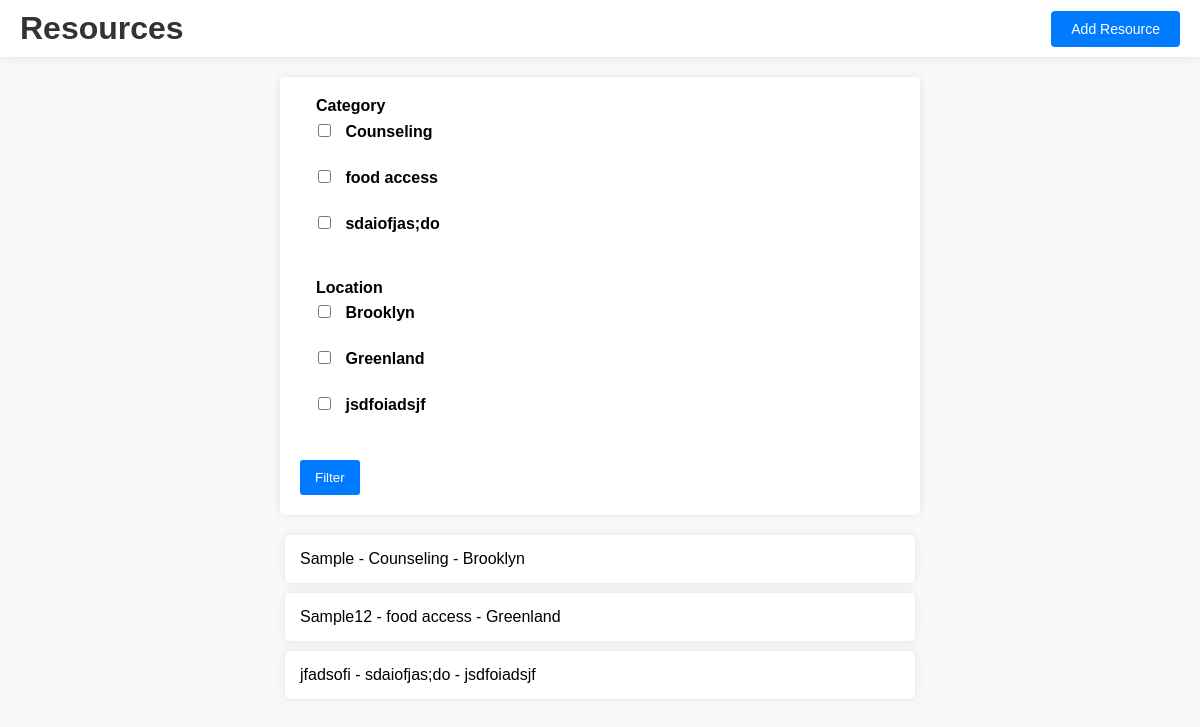
Before: / with the older database file.
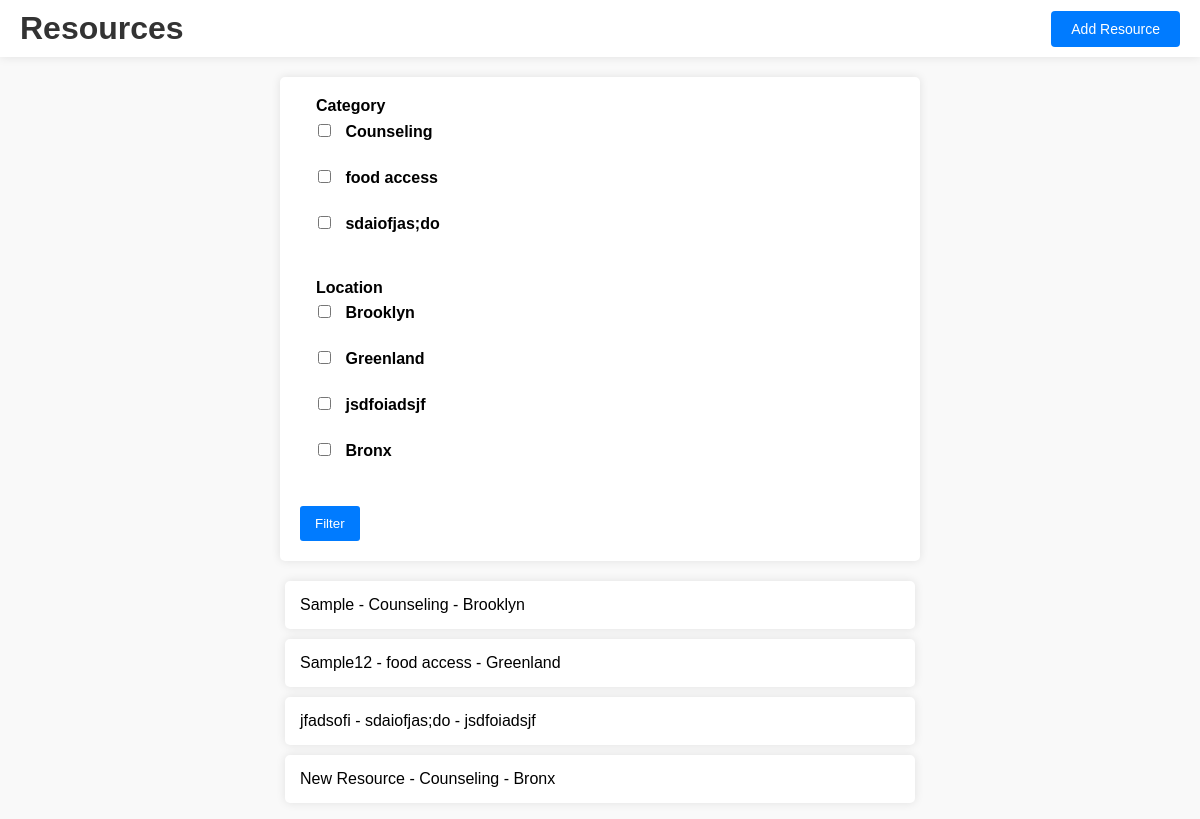
After: the same page with the newer database file.
### resources/models.py (models this page shows, shortened)
class Resource(models.Model):
    name = models.CharField(max_length=100)
    category = models.CharField(max_length=100)
    location = models.CharField(max_length=100)

### resources/views.py (the view)
# urls.py: path('', views.resource_list, name='resource_list'),
def resource_list(request):
    resources = Resource.objects.all()
    category = request.GET.getlist('category')
    resource_location = request.GET.getlist('location')
    if category:
        resources = resources.filter(category__in=category)
    if resource_location:
        resources = resources.filter(location__in=resource_location)
    context = {
        'resources': resources,
        'categories': Resource.objects.values_list('category', flat=True).distinct(),
        'locations': Resource.objects.values_list('location', flat=True).distinct(),
    }
    return render(request, 'resources/resource_list.html', context)

### resources/templates/resources/resource_list.html (shortened to what this page needs)
<!DOCTYPE html>
<html>
  <head>
    {% load static %}
    <link rel="stylesheet" type="text/css" href="{% static 'styles.css' %}" />
  </head>
  <body>
    <header>
      <h1>Resources</h1>
      <a href="{% url 'add_resource' %}" class="add-resource-button"
        >Add Resource</a
      >
    </header>
    <form method="GET">
      <fieldset>
        <legend>Category</legend>
        {% for category in categories %}
        <label>
          <input type="checkbox" name="category" value="{{ category }}" />
          {{ category }} </label
        ><br />
        {% endfor %}
      </fieldset>
      <fieldset>
        <legend>Location</legend>
        {% for location in locations %}
        <label>
          <input type="checkbox" name="location" value="{{ location }}" />
          {{ location }} </label
        ><br />
        {% endfor %}
      </fieldset>
      <button type="submit">Filter</button>
    </form>
    <ul>
      {% for resource in resources %}
      <li>
        {{ resource.name }} - {{ resource.category }} - {{ resource.location }}
      </li>
      {% endfor %}
    </ul>
  </body>
</html>

Changed rows visible on the page:
added Resource: name "New Resource", category "Counseling", location "Bronx"
Other visible differences:
new list line: "☐ Bronx"
